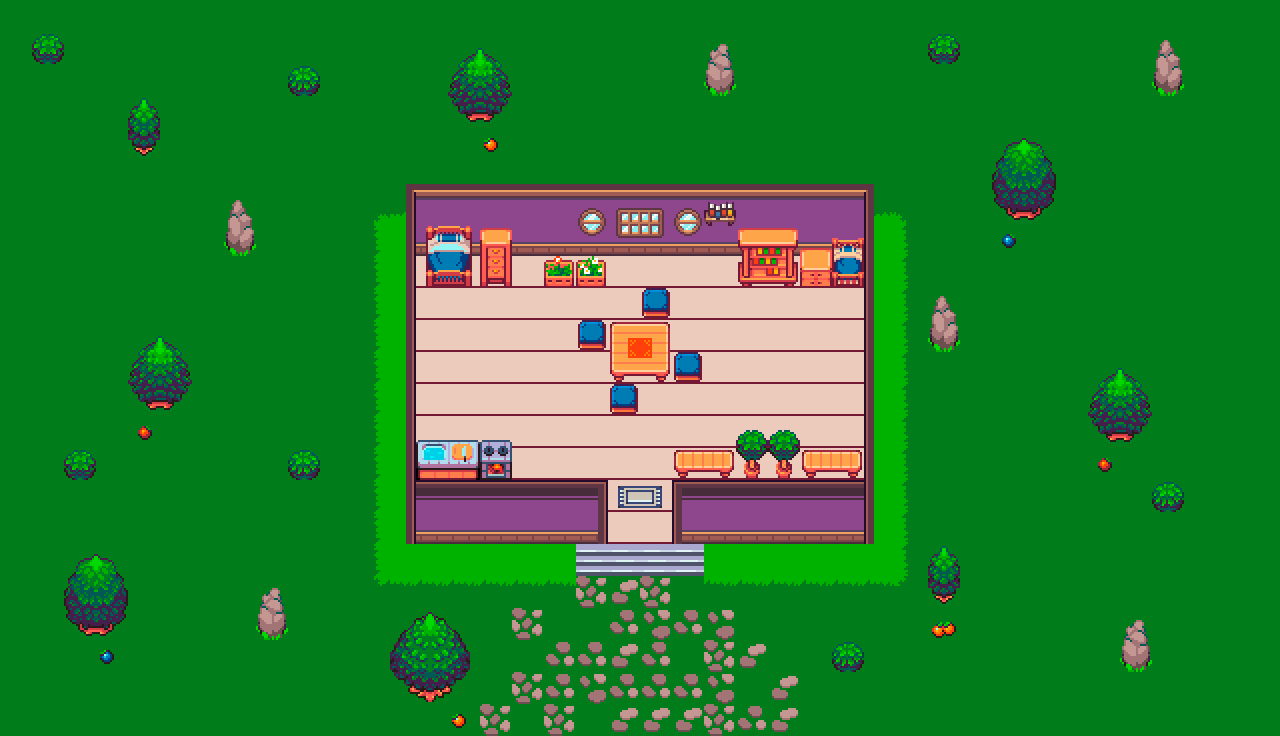

The image is a tile-based game level rendered from a .tmx file. Its description and source (layers, tilesets, objects; grid data summarised) follow:
An orthogonal 40x23 tile map with 32x32 px tiles, 4 tile layers (Extra, Suelo, Muebles, Bordes), 1 hidden layer not drawn, 3 tilesets.

<map version="1.2" tiledversion="1.3.5" orientation="orthogonal" renderorder="right-down" width="40" height="23" tilewidth="32" tileheight="32" infinite="0" nextlayerid="6" nextobjectid="1">
 <tileset firstgid="1" name="map_tileset" tilewidth="32" tileheight="32" tilecount="768" columns="48">
  <image source="map_tileset.png" width="1536" height="512" />
 </tileset>
 <tileset firstgid="769" name="hitboxes" tilewidth="32" tileheight="32" tilecount="20" columns="20">
  <image source="hitboxes.png" width="640" height="32" />
 </tileset>
 <tileset firstgid="789" name="interior_tileset" tilewidth="32" tileheight="32" tilecount="768" columns="48">
  <image source="interior_tileset.png" width="1536" height="512" />
 </tileset>
 <layer id="3" name="Extra" width="40" height="23">
  <data>[920 cells, 920 non-empty, 12 distinct tile ids]</data>
 </layer>
 <layer id="1" name="Suelo" width="40" height="23">
  <data>[920 cells, 232 non-empty, 27 distinct tile ids]</data>
 </layer>
 <layer id="2" name="Muebles" width="40" height="23">
  <data>[920 cells, 208 non-empty, 79 distinct tile ids]</data>
 </layer>
 <layer id="5" name="Bordes" width="40" height="23">
  <data>[920 cells, 12 non-empty, 3 distinct tile ids]</data>
 </layer>
 <layer id="4" name="Hitboxes" width="40" height="23" visible="0">
  <properties>
   <property name="draw" type="bool" value="false" />
  </properties>
  <data>[920 cells, 920 non-empty, 3 distinct tile ids]</data>
 </layer>
</map>
